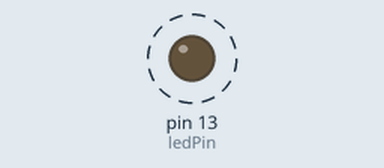
Bench run of a sketch on a simulated Arduino Uno, built with avr-gcc and run on an emulated ATmega328P. Parts: output pins drawn as LEDs (lit = HIGH). Dashed ring = blinking.

Above: at 0.5 s.
Timing chart, 0 to 4.6 s (numbered marks = the images above):
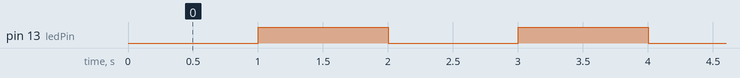

Measured:
- by itself, pin 13 (ledPin): alternates HIGH for 1.0 s and LOW for 1.0 s

The sketch:

interrupts_Demo_3_timer.ino
```cpp
#include <TimerOne.h>

int ledPin = 13;
volatile int ledState = HIGH;

void setup()
{
  pinMode(13, OUTPUT);
  Timer1.initialize(1000000);
  Timer1.attachInterrupt(toggleLED);
}

void loop(){
}

void toggleLED()
{
  digitalWrite(ledPin, ledState);
  ledState = !ledState;
}
```
